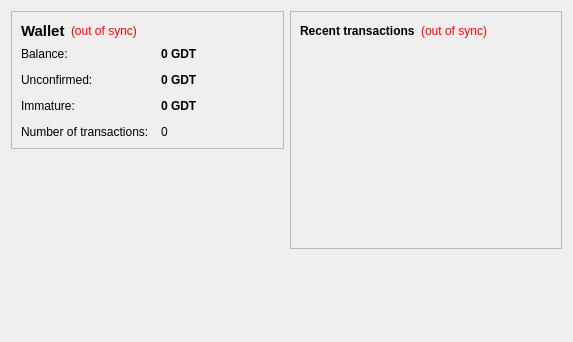
<?xml version="1.0" encoding="UTF-8"?>
<ui version="4.0">
 <class>OverviewPage</class>
 <widget class="QWidget" name="OverviewPage">
  <property name="geometry">
   <rect>
    <x>0</x>
    <y>0</y>
    <width>573</width>
    <height>342</height>
   </rect>
  </property>
  <property name="windowTitle">
   <string>Form</string>
  </property>
  <layout class="QHBoxLayout" name="horizontalLayout" stretch="1,1">
   <item>
    <layout class="QVBoxLayout" name="verticalLayout_2">
     <item>
      <widget class="QFrame" name="frame">
       <property name="frameShape">
        <enum>QFrame::StyledPanel</enum>
       </property>
       <property name="frameShadow">
        <enum>QFrame::Raised</enum>
       </property>
       <layout class="QVBoxLayout" name="verticalLayout_4">
        <item>
         <layout class="QHBoxLayout" name="horizontalLayout_4">
          <item>
           <widget class="QLabel" name="label_5">
            <property name="font">
             <font>
              <pointsize>11</pointsize>
              <weight>75</weight>
              <bold>true</bold>
             </font>
            </property>
            <property name="text">
             <string>Wallet</string>
            </property>
           </widget>
          </item>
          <item>
           <widget class="QLabel" name="labelWalletStatus">
            <property name="toolTip">
             <string>The displayed information may be out of date. Your wallet automatically synchronizes with the GoldDust network after a connection is established, but this process has not completed yet.</string>
            </property>
            <property name="styleSheet">
             <string notr="true">QLabel { color: red; }</string>
            </property>
            <property name="text">
             <string notr="true">(out of sync)</string>
            </property>
            <property name="alignment">
             <set>Qt::AlignLeading|Qt::AlignLeft|Qt::AlignVCenter</set>
            </property>
           </widget>
          </item>
          <item>
           <spacer name="horizontalSpacer_2">
            <property name="orientation">
             <enum>Qt::Horizontal</enum>
            </property>
            <property name="sizeHint" stdset="0">
             <size>
              <width>40</width>
              <height>20</height>
             </size>
            </property>
           </spacer>
          </item>
         </layout>
        </item>
        <item>
         <layout class="QFormLayout" name="formLayout_2">
          <property name="fieldGrowthPolicy">
           <enum>QFormLayout::AllNonFixedFieldsGrow</enum>
          </property>
          <property name="horizontalSpacing">
           <number>12</number>
          </property>
          <property name="verticalSpacing">
           <number>12</number>
          </property>
          <item row="0" column="0">
           <widget class="QLabel" name="label">
            <property name="text">
             <string>Balance:</string>
            </property>
           </widget>
          </item>
          <item row="0" column="1">
           <widget class="QLabel" name="labelBalance">
            <property name="font">
             <font>
              <weight>75</weight>
              <bold>true</bold>
             </font>
            </property>
            <property name="cursor">
             <cursorShape>IBeamCursor</cursorShape>
            </property>
            <property name="toolTip">
             <string>Your current balance</string>
            </property>
            <property name="text">
             <string notr="true">0 GDT</string>
            </property>
            <property name="textInteractionFlags">
             <set>Qt::LinksAccessibleByMouse|Qt::TextSelectableByKeyboard|Qt::TextSelectableByMouse</set>
            </property>
           </widget>
          </item>
          <item row="1" column="0">
           <widget class="QLabel" name="label_3">
            <property name="text">
             <string>Unconfirmed:</string>
            </property>
           </widget>
          </item>
          <item row="1" column="1">
           <widget class="QLabel" name="labelUnconfirmed">
            <property name="font">
             <font>
              <weight>75</weight>
              <bold>true</bold>
             </font>
            </property>
            <property name="cursor">
             <cursorShape>IBeamCursor</cursorShape>
            </property>
            <property name="toolTip">
             <string>Total of transactions that have yet to be confirmed, and do not yet count toward the current balance</string>
            </property>
            <property name="text">
             <string notr="true">0 GDT</string>
            </property>
            <property name="textInteractionFlags">
             <set>Qt::LinksAccessibleByMouse|Qt::TextSelectableByKeyboard|Qt::TextSelectableByMouse</set>
            </property>
           </widget>
          </item>
          <item row="3" column="0">
           <widget class="QLabel" name="label_2">
            <property name="text">
             <string>Number of transactions:</string>
            </property>
           </widget>
          </item>
          <item row="3" column="1">
           <widget class="QLabel" name="labelNumTransactions">
            <property name="toolTip">
             <string>Total number of transactions in wallet</string>
            </property>
            <property name="text">
             <string notr="true">0</string>
            </property>
           </widget>
          </item>
          <item row="2" column="0">
           <widget class="QLabel" name="labelImmatureText">
            <property name="text">
             <string>Immature:</string>
            </property>
           </widget>
          </item>
          <item row="2" column="1">
           <widget class="QLabel" name="labelImmature">
            <property name="font">
             <font>
              <weight>75</weight>
              <bold>true</bold>
             </font>
            </property>
            <property name="toolTip">
             <string>Mined balance that has not yet matured</string>
            </property>
            <property name="text">
             <string notr="true">0 GDT</string>
            </property>
            <property name="textInteractionFlags">
             <set>Qt::LinksAccessibleByMouse|Qt::TextSelectableByKeyboard|Qt::TextSelectableByMouse</set>
            </property>
           </widget>
          </item>
         </layout>
        </item>
       </layout>
      </widget>
     </item>
     <item>
      <spacer name="verticalSpacer">
       <property name="orientation">
        <enum>Qt::Vertical</enum>
       </property>
       <property name="sizeHint" stdset="0">
        <size>
         <width>20</width>
         <height>40</height>
        </size>
       </property>
      </spacer>
     </item>
    </layout>
   </item>
   <item>
    <layout class="QVBoxLayout" name="verticalLayout_3">
     <item>
      <widget class="QFrame" name="frame_2">
       <property name="frameShape">
        <enum>QFrame::StyledPanel</enum>
       </property>
       <property name="frameShadow">
        <enum>QFrame::Raised</enum>
       </property>
       <layout class="QVBoxLayout" name="verticalLayout">
        <item>
         <layout class="QHBoxLayout" name="horizontalLayout_2">
          <item>
           <widget class="QLabel" name="label_4">
            <property name="text">
             <string>&lt;b&gt;Recent transactions&lt;/b&gt;</string>
            </property>
           </widget>
          </item>
          <item>
           <widget class="QLabel" name="labelTransactionsStatus">
            <property name="toolTip">
             <string>The displayed information may be out of date. Your wallet automatically synchronizes with the GoldDust network after a connection is established, but this process has not completed yet.</string>
            </property>
            <property name="styleSheet">
             <string notr="true">QLabel { color: red; }</string>
            </property>
            <property name="text">
             <string notr="true">(out of sync)</string>
            </property>
            <property name="alignment">
             <set>Qt::AlignRight|Qt::AlignTrailing|Qt::AlignVCenter</set>
            </property>
           </widget>
          </item>
          <item>
           <spacer name="horizontalSpacer">
            <property name="orientation">
             <enum>Qt::Horizontal</enum>
            </property>
            <property name="sizeHint" stdset="0">
             <size>
              <width>40</width>
              <height>20</height>
             </size>
            </property>
           </spacer>
          </item>
         </layout>
        </item>
        <item>
         <widget class="QListView" name="listTransactions">
          <property name="styleSheet">
           <string notr="true">QListView { background: transparent; }</string>
          </property>
          <property name="frameShape">
           <enum>QFrame::NoFrame</enum>
          </property>
          <property name="verticalScrollBarPolicy">
           <enum>Qt::ScrollBarAlwaysOff</enum>
          </property>
          <property name="horizontalScrollBarPolicy">
           <enum>Qt::ScrollBarAlwaysOff</enum>
          </property>
          <property name="selectionMode">
           <enum>QAbstractItemView::NoSelection</enum>
          </property>
         </widget>
        </item>
       </layout>
      </widget>
     </item>
     <item>
      <spacer name="verticalSpacer_2">
       <property name="orientation">
        <enum>Qt::Vertical</enum>
       </property>
       <property name="sizeHint" stdset="0">
        <size>
         <width>20</width>
         <height>40</height>
        </size>
       </property>
      </spacer>
     </item>
    </layout>
   </item>
  </layout>
 </widget>
 <resources/>
 <connections/>
</ui>
